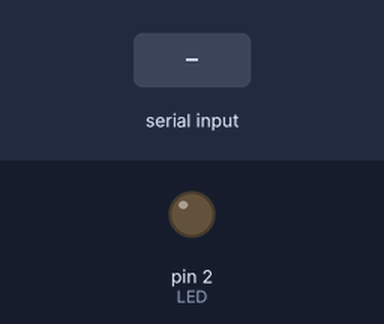
Simulated run of this sketch. Board: Arduino Uno, built with avr-gcc and run on an emulated ATmega328P. Parts: output pins drawn as LEDs (lit = HIGH). Inputs (shaded band) come from the test bench.

Above: at 3.2 s.
3.3 s: "t:" received over Serial
At 4.1 s:
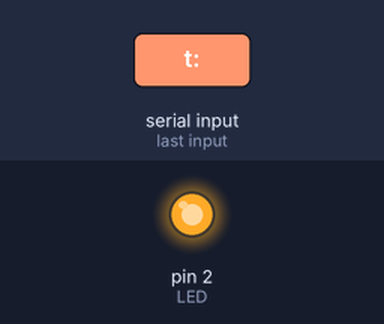
Timing chart, 0 to 12.3 s (numbered marks = the images above; inputs shaded):
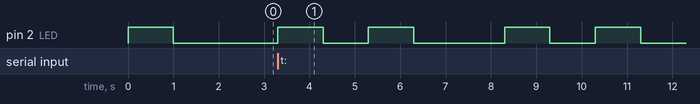

The sketch:

esp8266_test.ino
```cpp
#define LED  2
void blinky(byte i){
  for(byte count = 0; count < i; count++){
       digitalWrite(LED, HIGH);
       delay(1000);
       digitalWrite(LED, LOW);
       delay(1000);
    }
 }
void setup() {
  // put your setup code here, to run once:
 Serial.begin(9600);
 pinMode(LED, OUTPUT);
 blinky(1);
}

void loop() {
  // put your main code here, to run repeatedly:
if(Serial.available()> 0){
  blinky(2);
  if(Serial.readString().startsWith("t:")){
   blinky(5);
   }
  }
}
```

Measured:
- after the input at 3.3 s, pin 2 (LED): LOW → HIGH at once, → LOW 1.0 s later, → HIGH 1.0 s later, → LOW 1.0 s later, … (8 changes in this stretch)
